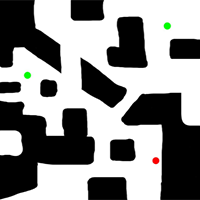
#> input picture maze200x200.png, 200 x 200 px, found by its file name
$ python test.py
#> lines starting #> are read from the running program, lines starting #| are printed output that depends on the picture
import cv2
from PIL import Image
import numpy as np

img = cv2.imread(".\Maze200x200.png")
#> img is the input picture: shape (200, 200, 3); mean B, G, R 138.4, 138.9, 138.6
quantized_img = cv2.pyrMeanShiftFiltering(img, 200, 10)
cv2.imwrite("quantized_image.jpg", quantized_img)

super_resolution = cv2.resize(img, None, fx=4, fy=4, interpolation=cv2.INTER_CUBIC)
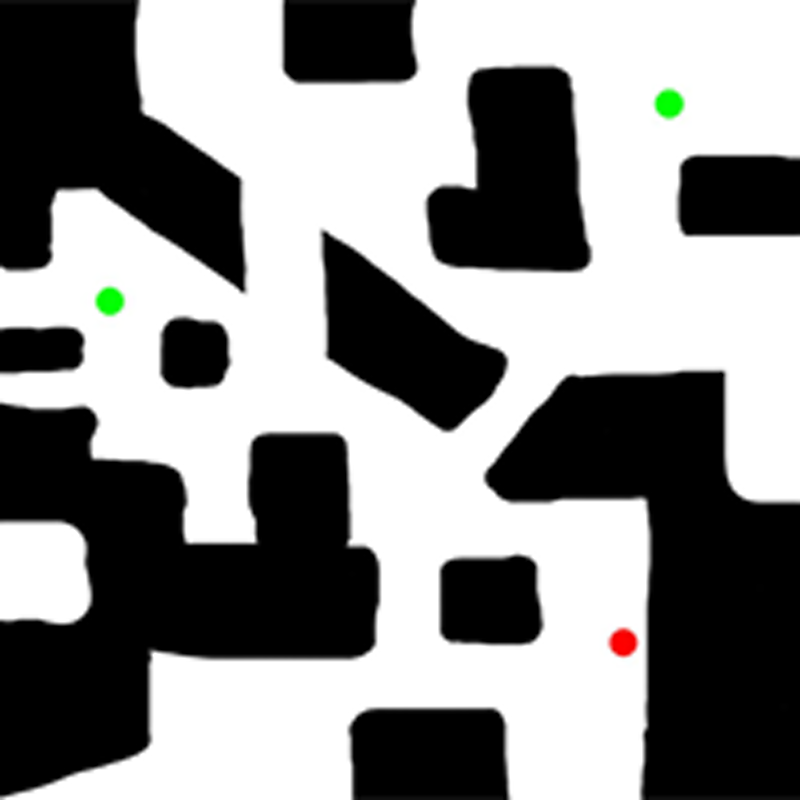
#> super_resolution: shape (800, 800, 3); mean B, G, R 138.4, 138.9, 138.6
cv2.imwrite("super_resolution_image.jpg", super_resolution)

low_resolution = cv2.resize(img, None, fx=0.25, fy=0.25, interpolation=cv2.INTER_AREA)
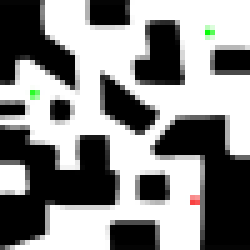
#> low_resolution: shape (50, 50, 3) (shown 5 times larger); mean B, G, R 138.4, 138.9, 138.6

ret,thresh_img = cv2.threshold(low_resolution,150,255,cv2.THRESH_BINARY)
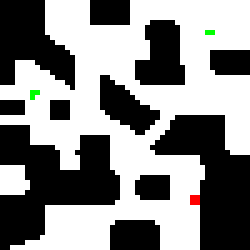
#> thresh_img: shape (50, 50, 3) (shown 5 times larger); mean B, G, R 135.9, 136.4, 136.3


cv2.imwrite("low_resolution_image.jpg", low_resolution)
cv2.imwrite("Threshold_image.jpg", thresh_img)


#> (the run stopped early here; a loop or call above may not have finished)
